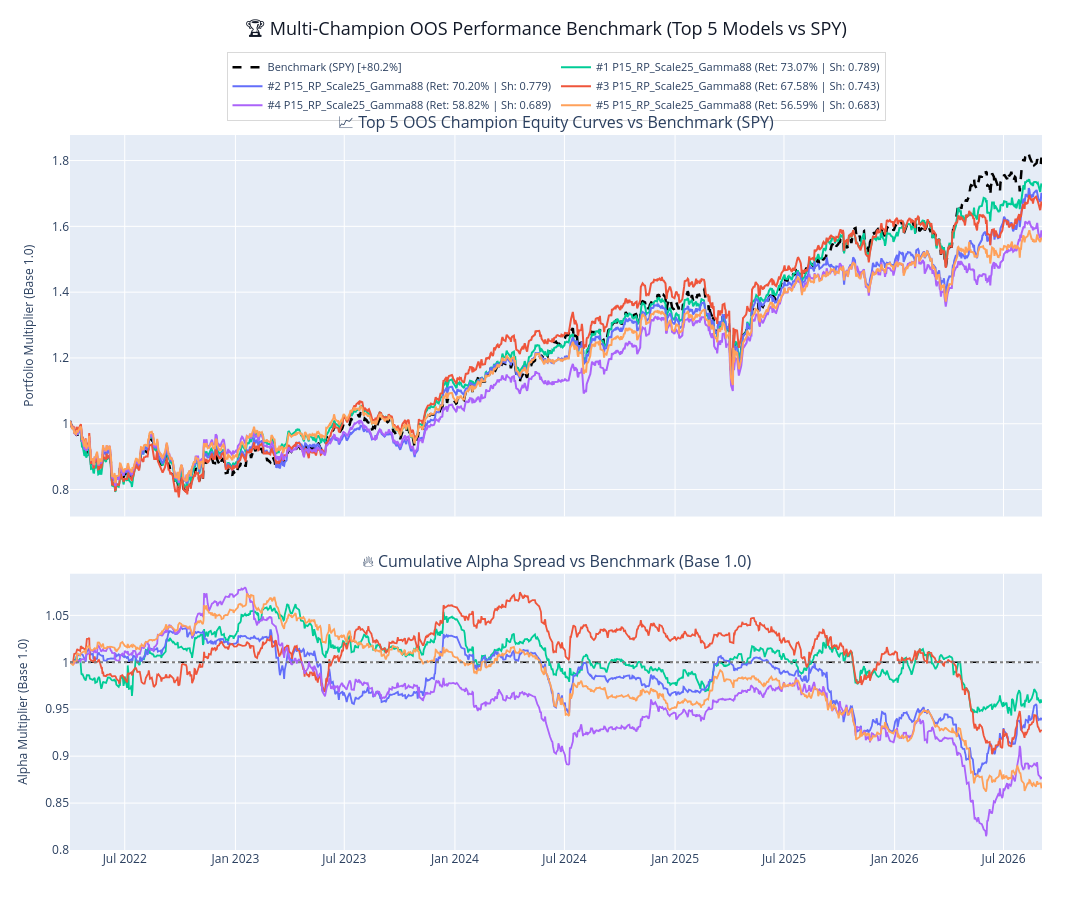

Notebook code cell kept with this figure:
### Code cell
# CELL 5: Multi-Champion Visual Comparison (Top Models vs Benchmark with Fallback Blotter Reconstruction)
TOP_N = 5
top_models = ranked_df.head(TOP_N)

fig = make_subplots(
    rows=2,
    cols=1,
    shared_xaxes=True,
    vertical_spacing=0.08,
    row_heights=[0.58, 0.42],
    subplot_titles=(
        f"📈 Top {TOP_N} OOS Champion Equity Curves vs Benchmark ({benchmark_sym})",
        f"🔥 Cumulative Alpha Spread vs Benchmark (Base 1.0)",
    ),
)

benchmark_curve = (1.0 + bm_returns).cumprod()

fig.add_trace(
    go.Scatter(
        x=benchmark_curve.index,
        y=benchmark_curve.values,
        mode="lines",
        name=f"Benchmark ({benchmark_sym}) [+{bm_cum_return*100:.1f}%]",
        line=dict(color="black", width=2.5, dash="dash"),
    ),
    row=1,
    col=1,
)

fig.add_trace(
    go.Scatter(
        x=benchmark_curve.index,
        y=np.ones(len(benchmark_curve)),
        mode="lines",
        name="Benchmark Base (1.0)",
        line=dict(color="black", width=1.5, dash="dash"),
        showlegend=False,
    ),
    row=2,
    col=1,
)

colors = ["#00CC96", "#636EFA", "#EF553B", "#AB63FA", "#FFA15A"]

for idx, (_, row_data) in enumerate(top_models.iterrows()):
    clean_name = str(row_data["Model Name"]).replace('"', "").strip()
    blotter_file = OUTPUT_DIR / f"blotter_df_{Path(clean_name).stem}.parquet"
    b_df = None

    if blotter_file.exists():
        try:
            b_df = pd.read_parquet(blotter_file)
            if b_df.empty:
                b_df = None
        except Exception:
            b_df = None

    # On-the-fly reconstruction fallback if parquet blotter is missing
    if b_df is None:
        target_model_path = checkpoint_dir / clean_name
        if not target_model_path.exists():
            target_model_path = OUTPUT_DIR / clean_name

        if target_model_path.exists():
            print(f"⚡ [Reconstructing Blotter] Model #{idx+1}: {clean_name}...")
            try:
                ckpt = torch.load(
                    target_model_path, map_location=device, weights_only=False
                )
                m_cfg, _ = extract_model_hyperparameters(ckpt, clean_name)
                e_test = DiscoveryEnv(
                    feature_cube=feature_cube,
                    simple_ret_matrix=reward_matrix,
                    calendar=cal_test,
                    macro_df=macro_df,
                    config=m_cfg,
                    randomize_start=False,
                    episode_steps=0,  # Reconstruct over the full calendar
                )
                g_test = RLVRGymEnv(e_test, macro_df)
                g_test.is_training = False

                s_state = (
                    ckpt.get("scaler_state", None) if isinstance(ckpt, dict) else None
                )
                if s_state is not None:
                    g_test.scaler.load_state(s_state)

                m_state = (
                    ckpt.get("model_state_dict", ckpt)
                    if isinstance(ckpt, dict)
                    else ckpt
                )
                ag = AbsoluteZeroAgent(
                    obs_dim=g_test.observation_space.shape[0],
                    action_dim=g_test.action_space.shape[0],
                ).to(device)
                ag.load_state_dict(m_state)

                res = AgentEvaluator.evaluate(
                    agent=ag, env=g_test, device=device, detailed_log=True
                )
                b_df = pd.DataFrame(res.get("blotter", []))
                if not b_df.empty:
                    b_df["date"] = pd.to_datetime(
                        b_df.get("date", b_df.get("decision_date"))
                    )
                    b_df = b_df.sort_values("date").reset_index(drop=True)
                    b_df.to_parquet(blotter_file)
                del ag, g_test, e_test
            except Exception as ex:
                print(f"❌ Failed to reconstruct {clean_name}: {ex}")
                b_df = None

    if b_df is not None and not b_df.empty:
        b_df["date"] = pd.to_datetime(b_df.get("date", b_df.get("decision_date")))
        color = colors[idx % len(colors)]
        sh_val = row_data.get("OOS Sharpe Ratio (Ann)", "N/A")
        ret_val = row_data.get("OOS Total Cumulative Return", "N/A")

        short_id = clean_name.split("_ep_")[0].replace("model_", "")
        model_label = f"#{idx+1} {short_id[:22]} (Ret: {ret_val} | Sh: {sh_val})"

        print(
            f"   📊 Plotting #{idx+1}: {len(b_df)} trading days -> Final Equity: {b_df['agent_equity'].iloc[-1]:.3f}"
        )

        fig.add_trace(
            go.Scatter(
                x=b_df["date"],
                y=b_df["agent_equity"],
                mode="lines",
                name=model_label,
                line=dict(color=color, width=2.0),
            ),
            row=1,
            col=1,
        )

        fig.add_trace(
            go.Scatter(
                x=b_df["date"],
                y=b_df["alpha_equity"],
                mode="lines",
                name=f"Alpha #{idx+1}",
                line=dict(color=color, width=1.8),
                showlegend=False,
            ),
            row=2,
            col=1,
        )

fig.add_hline(y=1.0, line_dash="dot", line_color="gray", row=2, col=1)

fig.update_layout(
    height=900,
    width=1200,
    hovermode="x unified",
    margin=dict(t=135, b=50, l=70, r=50),
    title=dict(
        text=f"🏆 Multi-Champion OOS Performance Benchmark (Top {TOP_N} Models vs {benchmark_sym})",
        y=0.975,
        x=0.5,
        xanchor="center",
        yanchor="top",
        font=dict(size=18, color="#111827"),
    ),
    legend=dict(
        orientation="h",
        yanchor="bottom",
        y=1.02,
        xanchor="center",
        x=0.5,
        font=dict(size=11),
        bgcolor="rgba(255, 255, 255, 0.8)",
        bordercolor="rgba(0, 0, 0, 0.15)",
        borderwidth=1,
    ),
)
fig.update_yaxes(
    title_text="Portfolio Multiplier (Base 1.0)",
    title_font=dict(size=12),
    row=1,
    col=1,
)
fig.update_yaxes(
    title_text="Alpha Multiplier (Base 1.0)",
    title_font=dict(size=12),
    row=2,
    col=1,
)
fig.update_xaxes(showgrid=True, row=1, col=1)
fig.update_xaxes(showgrid=True, row=2, col=1)

fig.show()

### Figure 1 — Plotly figure (JSON) as saved in the notebook; plotly's stock layout.template omitted (floating-point values rounded to 4 significant figures; data arrays with more than 128 entries replaced by an {"elided": "..."} marker saying what was removed)
{"data": [{"line": {"color": "black", "dash": "dash", "width": 2.5}, "mode": "lines", "name": "Benchmark (SPY) [+80.2%]", "type": "scatter", "x": {"elided": "1110 str values"}, "xaxis": "x", "y": {"elided": "1110 float values"}, "yaxis": "y"}, {"line": {"color": "black", "dash": "dash", "width": 1.5}, "mode": "lines", "name": "Benchmark Base (1.0)", "showlegend": false, "type": "scatter", "x": {"elided": "1110 str values"}, "xaxis": "x2", "y": {"elided": "1110 int values"}, "yaxis": "y2"}, {"line": {"color": "#00CC96", "width": 2}, "mode": "lines", "name": "#1 P15_RP_Scale25_Gamma88 (Ret: 73.07% | Sh: 0.789)", "type": "scatter", "x": {"elided": "1109 str values"}, "xaxis": "x", "y": {"elided": "1109 float values"}, "yaxis": "y"}, {"line": {"color": "#00CC96", "width": 1.8}, "mode": "lines", "name": "Alpha #1", "showlegend": false, "type": "scatter", "x": {"elided": "1109 str values"}, "xaxis": "x2", "y": {"elided": "1109 float values"}, "yaxis": "y2"}, {"line": {"color": "#636EFA", "width": 2}, "mode": "lines", "name": "#2 P15_RP_Scale25_Gamma88 (Ret: 70.20% | Sh: 0.779)", "type": "scatter", "x": {"elided": "1109 str values"}, "xaxis": "x", "y": {"elided": "1109 float values"}, "yaxis": "y"}, {"line": {"color": "#636EFA", "width": 1.8}, "mode": "lines", "name": "Alpha #2", "showlegend": false, "type": "scatter", "x": {"elided": "1109 str values"}, "xaxis": "x2", "y": {"elided": "1109 float values"}, "yaxis": "y2"}, {"line": {"color": "#EF553B", "width": 2}, "mode": "lines", "name": "#3 P15_RP_Scale25_Gamma88 (Ret: 67.58% | Sh: 0.743)", "type": "scatter", "x": {"elided": "1109 str values"}, "xaxis": "x", "y": {"elided": "1109 float values"}, "yaxis": "y"}, {"line": {"color": "#EF553B", "width": 1.8}, "mode": "lines", "name": "Alpha #3", "showlegend": false, "type": "scatter", "x": {"elided": "1109 str values"}, "xaxis": "x2", "y": {"elided": "1109 float values"}, "yaxis": "y2"}, {"line": {"color": "#AB63FA", "width": 2}, "mode": "lines", "name": "#4 P15_RP_Scale25_Gamma88 (Ret: 58.82% | Sh: 0.689)", "type": "scatter", "x": {"elided": "1109 str values"}, "xaxis": "x", "y": {"elided": "1109 float values"}, "yaxis": "y"}, {"line": {"color": "#AB63FA", "width": 1.8}, "mode": "lines", "name": "Alpha #4", "showlegend": false, "type": "scatter", "x": {"elided": "1109 str values"}, "xaxis": "x2", "y": {"elided": "1109 float values"}, "yaxis": "y2"}, {"line": {"color": "#FFA15A", "width": 2}, "mode": "lines", "name": "#5 P15_RP_Scale25_Gamma88 (Ret: 56.59% | Sh: 0.683)", "type": "scatter", "x": {"elided": "1109 str values"}, "xaxis": "x", "y": {"elided": "1109 float values"}, "yaxis": "y"}, {"line": {"color": "#FFA15A", "width": 1.8}, "mode": "lines", "name": "Alpha #5", "showlegend": false, "type": "scatter", "x": {"elided": "1109 str values"}, "xaxis": "x2", "y": {"elided": "1109 float values"}, "yaxis": "y2"}], "layout": {"annotations": [{"font": {"size": 16}, "showarrow": false, "text": "📈 Top 5 OOS Champion Equity Curves vs Benchmark (SPY)", "x": 0.5, "xanchor": "center", "xref": "paper", "y": 1, "yanchor": "bottom", "yref": "paper"}, {"font": {"size": 16}, "showarrow": false, "text": "🔥 Cumulative Alpha Spread vs Benchmark (Base 1.0)", "x": 0.5, "xanchor": "center", "xref": "paper", "y": 0.3864, "yanchor": "bottom", "yref": "paper"}], "height": 900, "hovermode": "x unified", "legend": {"bgcolor": "rgba(255, 255, 255, 0.8)", "bordercolor": "rgba(0, 0, 0, 0.15)", "borderwidth": 1, "font": {"size": 11}, "orientation": "h", "x": 0.5, "xanchor": "center", "y": 1.02, "yanchor": "bottom"}, "margin": {"b": 50, "l": 70, "r": 50, "t": 135}, "shapes": [{"line": {"color": "gray", "dash": "dot"}, "type": "line", "x0": 0, "x1": 1, "xref": "x2 domain", "y0": 1, "y1": 1, "yref": "y2"}], "title": {"font": {"color": "#111827", "size": 18}, "text": "🏆 Multi-Champion OOS Performance Benchmark (Top 5 Models vs SPY)", "x": 0.5, "xanchor": "center", "y": 0.975, "yanchor": "top"}, "width": 1200, "xaxis": {"anchor": "y", "domain": [0, 1], "matches": "x2", "showgrid": true, "showticklabels": false}, "xaxis2": {"anchor": "y2", "domain": [0, 1], "showgrid": true}, "yaxis": {"anchor": "x", "domain": [0.4664, 1], "title": {"font": {"size": 12}, "text": "Portfolio Multiplier (Base 1.0)"}}, "yaxis2": {"anchor": "x2", "domain": [0, 0.3864], "title": {"font": {"size": 12}, "text": "Alpha Multiplier (Base 1.0)"}}}}
